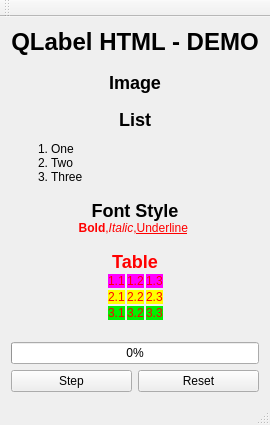
<?xml version="1.0" encoding="UTF-8"?>
<ui version="4.0">
 <class>MainWindow</class>
 <widget class="QMainWindow" name="MainWindow">
  <property name="geometry">
   <rect>
    <x>0</x>
    <y>0</y>
    <width>253</width>
    <height>386</height>
   </rect>
  </property>
  <property name="windowTitle">
   <string>MainWindow</string>
  </property>
  <widget class="QWidget" name="centralWidget">
   <layout class="QGridLayout" name="gridLayout">
    <item row="2" column="0">
     <widget class="QPushButton" name="pushButton">
      <property name="text">
       <string>Step</string>
      </property>
     </widget>
    </item>
    <item row="2" column="1">
     <widget class="QPushButton" name="pushButton_2">
      <property name="text">
       <string>Reset</string>
      </property>
     </widget>
    </item>
    <item row="0" column="0" colspan="2">
     <widget class="QLabel" name="label">
      <property name="text">
       <string>&lt;H1&gt;&lt;CENTER&gt;QLabel HTML - DEMO&lt;/CENTER&gt;&lt;/H1&gt;
&lt;H2&gt;&lt;CENTER&gt;Image&lt;/CENTER&gt;&lt;/H2&gt;
&lt;CENTER&gt;&lt;IMG BORDER=\&quot;0\&quot; SRC =\&quot;:/Balalaika.png \&quot;&gt;&lt;/CENTER&gt;
&lt;H2&gt;&lt;CENTER&gt;List&lt;/CENTER&gt;&lt;/H2&gt;
&lt;OL&gt;&lt;LI&gt;One&lt;/LI&gt;
           &lt;LI&gt;Two&lt;/LI&gt;
           &lt;LI&gt;Three&lt;/LI&gt;
&lt;/OL&gt;
&lt;H2&gt;&lt;CENTER&gt;Font Style&lt;/CENTER&gt;&lt;/H2&gt;
&lt;CENTER&gt;&lt;FONT COLOR = RED &gt;
&lt;B&gt;Bold&lt;/B&gt;,&lt;I&gt;Italic&lt;/I&gt;,&lt;U&gt;Underline&lt;/U&gt;
&lt;FONT&gt;&lt;CENTER&gt;
&lt;H2&gt;&lt;CENTER&gt;Table&lt;/CENTER&gt;&lt;/H2&gt;
&lt;center&gt;&lt;table&gt;
&lt;TR BGCOLOR=#ff00ff&gt;
    &lt;TD&gt;1.1&lt;/TD&gt;&lt;TD&gt;1.2&lt;/TD&gt;&lt;TD&gt;1.3&lt;/TD&gt;
&lt;/TR&gt;
&lt;TR BGCOLOR=YELLOW&gt;
    &lt;TD&gt;2.1&lt;/TD&gt;&lt;TD&gt;2.2&lt;/TD&gt;&lt;TD&gt;2.3&lt;/TD&gt;
&lt;/TR&gt;
&lt;TR BGCOLOR=#00f000&gt;
    &lt;TD&gt;3.1&lt;/TD&gt;&lt;TD&gt;3.2&lt;/TD&gt;&lt;TD&gt;3.3&lt;/TD&gt;
&lt;/TR&gt;
&lt;/table&gt;&lt;center&gt;</string>
      </property>
     </widget>
    </item>
    <item row="1" column="0" colspan="2">
     <widget class="QProgressBar" name="progressBar">
      <property name="value">
       <number>0</number>
      </property>
     </widget>
    </item>
   </layout>
  </widget>
  <widget class="QMenuBar" name="menuBar">
   <property name="geometry">
    <rect>
     <x>0</x>
     <y>0</y>
     <width>253</width>
     <height>21</height>
    </rect>
   </property>
  </widget>
  <widget class="QToolBar" name="mainToolBar">
   <attribute name="toolBarArea">
    <enum>TopToolBarArea</enum>
   </attribute>
   <attribute name="toolBarBreak">
    <bool>false</bool>
   </attribute>
  </widget>
  <widget class="QStatusBar" name="statusBar"/>
 </widget>
 <layoutdefault spacing="6" margin="11"/>
 <resources/>
 <connections/>
</ui>
